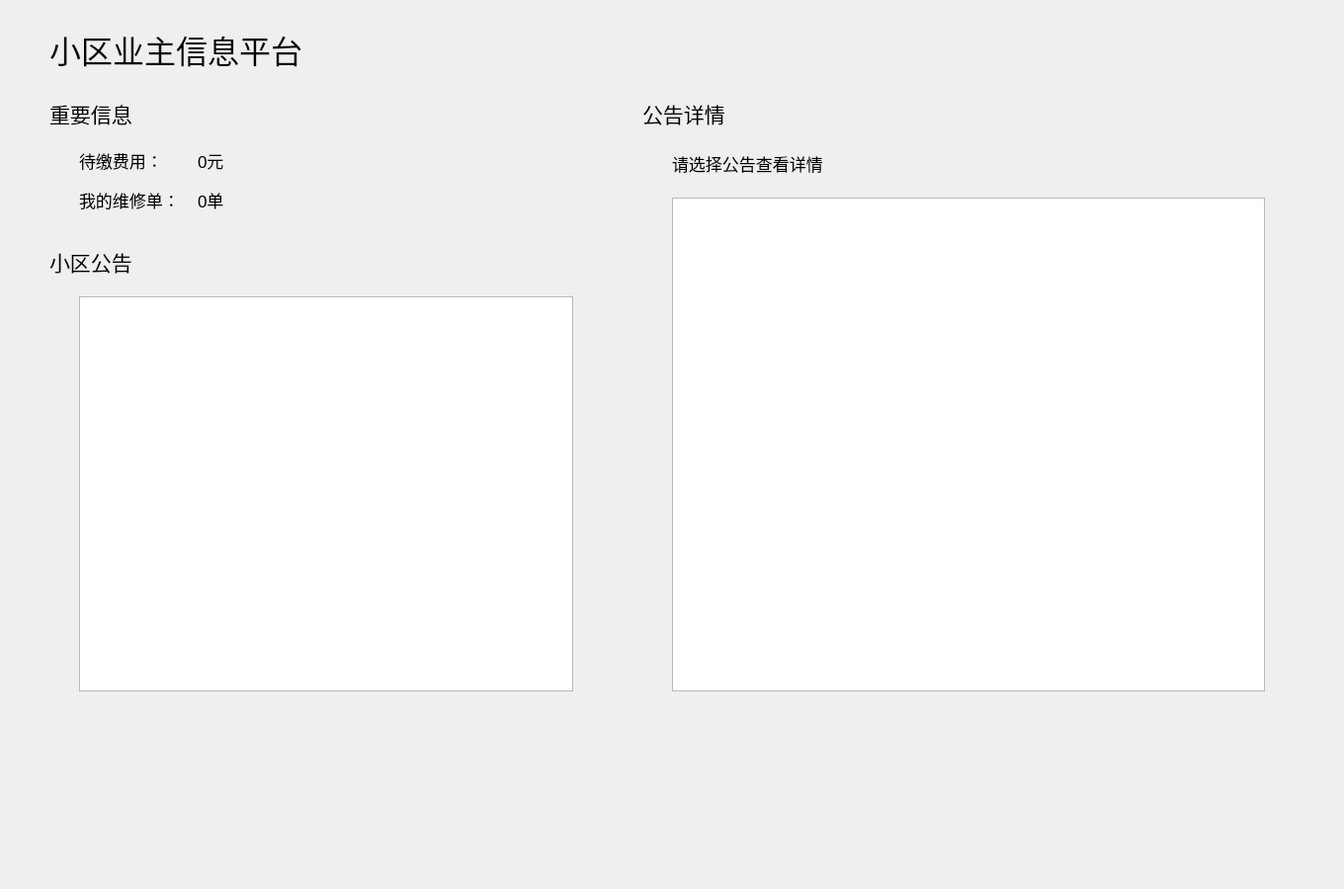
<?xml version="1.0" encoding="UTF-8"?>
<ui version="4.0">
 <class>OwnerHome</class>
 <widget class="QWidget" name="OwnerHome">
  <property name="geometry">
   <rect>
    <x>0</x>
    <y>0</y>
    <width>1360</width>
    <height>900</height>
   </rect>
  </property>
  <property name="windowTitle">
   <string>业主首页</string>
  </property>
  <widget class="QLabel" name="titleLabel">
   <property name="geometry">
    <rect>
     <x>50</x>
     <y>30</y>
     <width>300</width>
     <height>40</height>
    </rect>
   </property>
   <property name="font">
    <font>
     <pointsize>24</pointsize>
    </font>
   </property>
   <property name="text">
    <string>小区业主信息平台</string>
   </property>
  </widget>
  <widget class="QLabel" name="infoTitle">
   <property name="geometry">
    <rect>
     <x>50</x>
     <y>100</y>
     <width>200</width>
     <height>30</height>
    </rect>
   </property>
   <property name="font">
    <font>
     <pointsize>16</pointsize>
    </font>
   </property>
   <property name="text">
    <string>重要信息</string>
   </property>
  </widget>
  <widget class="QLabel" name="duePaymentLabel">
   <property name="geometry">
    <rect>
     <x>80</x>
     <y>150</y>
     <width>200</width>
     <height>25</height>
    </rect>
   </property>
   <property name="font">
    <font>
     <pointsize>13</pointsize>
    </font>
   </property>
   <property name="text">
    <string>待缴费用：</string>
   </property>
  </widget>
  <widget class="QLabel" name="duePaymentValue">
   <property name="geometry">
    <rect>
     <x>200</x>
     <y>150</y>
     <width>200</width>
     <height>25</height>
    </rect>
   </property>
   <property name="font">
    <font>
     <pointsize>13</pointsize>
    </font>
   </property>
   <property name="text">
    <string>0元</string>
   </property>
  </widget>
  <widget class="QLabel" name="maintenanceLabel">
   <property name="geometry">
    <rect>
     <x>80</x>
     <y>190</y>
     <width>200</width>
     <height>25</height>
    </rect>
   </property>
   <property name="font">
    <font>
     <pointsize>13</pointsize>
    </font>
   </property>
   <property name="text">
    <string>我的维修单：</string>
   </property>
  </widget>
  <widget class="QLabel" name="maintenanceValue">
   <property name="geometry">
    <rect>
     <x>200</x>
     <y>190</y>
     <width>200</width>
     <height>25</height>
    </rect>
   </property>
   <property name="font">
    <font>
     <pointsize>13</pointsize>
    </font>
   </property>
   <property name="text">
    <string>0单</string>
   </property>
  </widget>
  <widget class="QLabel" name="noticeTitle">
   <property name="geometry">
    <rect>
     <x>50</x>
     <y>250</y>
     <width>200</width>
     <height>30</height>
    </rect>
   </property>
   <property name="font">
    <font>
     <pointsize>16</pointsize>
    </font>
   </property>
   <property name="text">
    <string>小区公告</string>
   </property>
  </widget>
  <widget class="QListWidget" name="noticeList">
   <property name="geometry">
    <rect>
     <x>80</x>
     <y>300</y>
     <width>500</width>
     <height>400</height>
    </rect>
   </property>
  </widget>
  <widget class="QLabel" name="noticeContentTitle">
   <property name="geometry">
    <rect>
     <x>650</x>
     <y>100</y>
     <width>200</width>
     <height>30</height>
    </rect>
   </property>
   <property name="font">
    <font>
     <pointsize>16</pointsize>
    </font>
   </property>
   <property name="text">
    <string>公告详情</string>
   </property>
  </widget>
  <widget class="QLabel" name="selectedNoticeTitle">
   <property name="geometry">
    <rect>
     <x>680</x>
     <y>150</y>
     <width>600</width>
     <height>30</height>
    </rect>
   </property>
   <property name="font">
    <font>
     <pointsize>13</pointsize>
    </font>
   </property>
   <property name="text">
    <string>请选择公告查看详情</string>
   </property>
  </widget>
  <widget class="QTextEdit" name="noticeContent">
   <property name="geometry">
    <rect>
     <x>680</x>
     <y>200</y>
     <width>600</width>
     <height>500</height>
    </rect>
   </property>
   <property name="readOnly">
    <bool>true</bool>
   </property>
  </widget>
  <widget class="QLabel" name="publishTimeLabel">
   <property name="geometry">
    <rect>
     <x>680</x>
     <y>720</y>
     <width>600</width>
     <height>25</height>
    </rect>
   </property>
   <property name="text">
    <string/>
   </property>
  </widget>
 </widget>
 <resources/>
 <connections/>
</ui>
